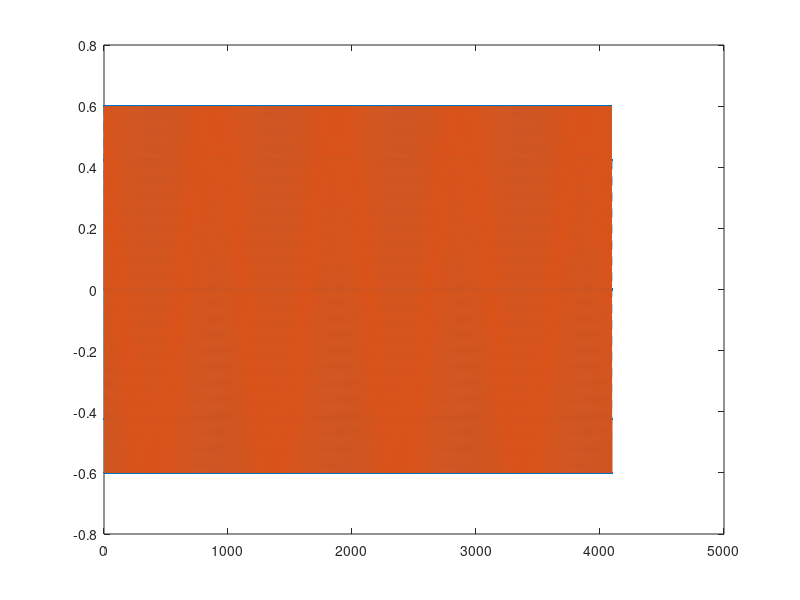
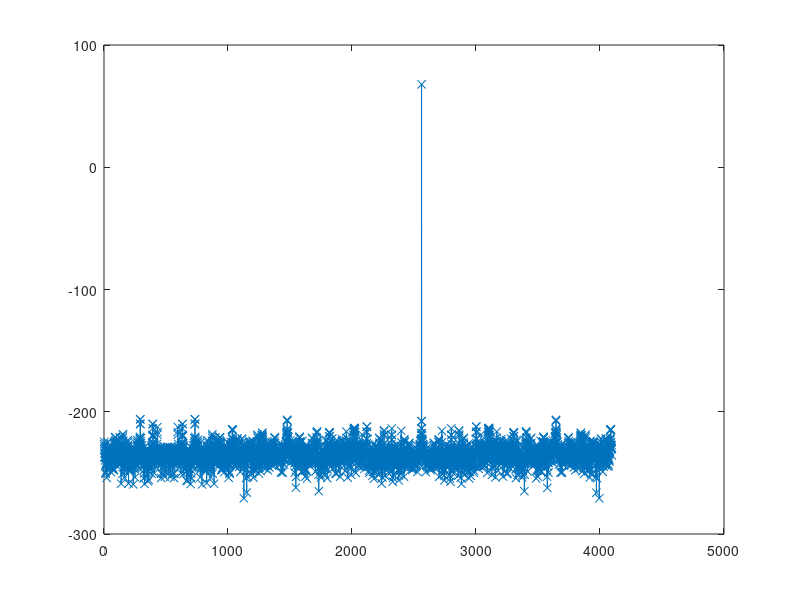

Reproduce these figures in MATLAB, in order. (Note: this script raises an error after producing the figures.)
close all;
clear all;
clc;

Fs = 30.72e6;
Fc = 3.84e6;
L = 4096;
Amp = 0.6;
t = 1/Fs*(0:L-1);

%% generate signal
signal = Amp * exp(1i*2*pi*Fc*t); 

figure;
plot(real(signal), '--.'); hold on
plot(imag(signal));

figure;
plot(20*log10(abs(fftshift(fft(signal)))), '-x');

%% download signal
serialport = "COM3";
download_waveform(serialport, signal);

%% save file
if 0
fileName = "singleTone.txt";
% Convert the complex waveform to fixed-point 16-bit and then to hexadecimal
I_fixed = int16(real(signal) * 32767);
Q_fixed = int16(imag(signal) * 32767);

I_hex = dec2hex(typecast(I_fixed, 'uint16'), 4); % Convert to 16-bit hex
Q_hex = dec2hex(typecast(Q_fixed, 'uint16'), 4); % Convert to 16-bit hex

% Combine the hex strings into the desired format
hexStrings = strcat('0x', I_hex, Q_hex);

% Save to a text file
fileID = fopen(fileName, 'w');
for i = 1:length(hexStrings)
    fprintf(fileID, '%s,\n', hexStrings(i, :));
end
fclose(fileID);
end
